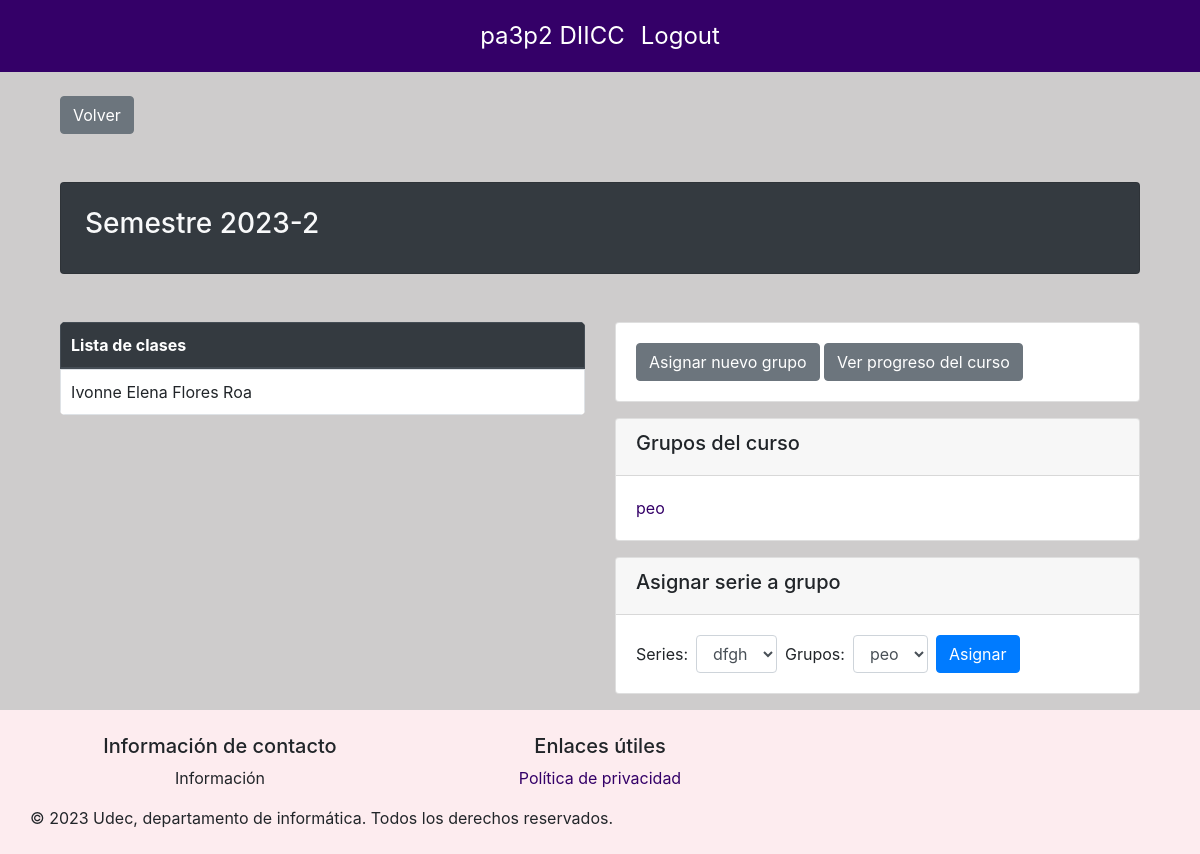
The app's page /dashDocente/1/detalleCurso/1 (signed in) with its own data.
### basedatos/modelos.py (models this page shows, shortened)
class Curso(db.Model):
    id = db.Column(db.Integer, primary_key=True)
    nombre = db.Column(db.String(100), nullable=False, unique=True)
    activa = db.Column(db.Boolean(), nullable=False, default=True)
    estudiantes = db.relationship('Estudiante', secondary=inscripciones, back_populates='cursos')
    grupos = db.relationship('Grupo', order_by=Grupo.id, back_populates='curso')

class Estudiante(db.Model):
    id = db.Column(db.Integer, primary_key=True)
    matricula = db.Column(db.String(50), nullable=False)
    nombres = db.Column(db.String(200), nullable=False)
    apellidos = db.Column(db.String(200), nullable=False)
    correo = db.Column(db.String(50), nullable=True, unique=True)
    password = db.Column(db.String(150), nullable=False)
    carrera = db.Column(db.String(100), nullable=False)
    cursos = db.relationship('Curso', secondary=inscripciones, back_populates='estudiantes')
    grupos = db.relationship('Grupo', secondary=estudiantes_grupos, back_populates='estudiantes')
    ejercicios_asignados = db.relationship('Ejercicio_asignado', back_populates='estudiante', viewonly=True)

class Grupo(db.Model):
    id = db.Column(db.Integer, primary_key=True)
    nombre = db.Column(db.String(50), nullable=False, unique=True)
    curso = db.relationship('Curso', back_populates='grupos')
    estudiantes = db.relationship('Estudiante', secondary=estudiantes_grupos, back_populates='grupos')
    id_curso = db.Column(db.Integer, db.ForeignKey('curso.id'))

### main.py (the view, shortened to what this page needs)
@app.route('/dashDocente/<int:supervisor_id>/detalleCurso/<int:curso_id>', methods=['GET','POST'])
@login_required
def detallesCurso(supervisor_id, curso_id):
    curso_actual=Curso.query.get(curso_id)
    grupos=Grupo.query.filter_by(id_curso=curso_id).all()
    series=Serie.query.all()
    estudiantes_curso = Estudiante.query.filter(Estudiante.cursos.any(id=curso_id)).all()
    return(render_template('detallesCurso.html', supervisor_id=supervisor_id, curso=curso_actual, grupos=grupos, estudiantes_curso=estudiantes_curso, series=series))

### basedatos/modelos.py (called while the page is built)
    @property
    def is_authenticated(self):
        return True

### main.py (called while the page is built)
@login_manager.user_loader
def load_user(user_id):
    if user_id.startswith("e"):
        user = db.session.get(Estudiante, int(user_id[1:]))
    elif user_id.startswith("s"):
        user = db.session.get(Supervisor, int(user_id[1:]))
    else:
        return None
    return user

### templates/detallesCurso.html (shortened to what this page needs)
{% extends 'layout.html' %}
{% block content %}
<div class="container mt-5">
  <br>
  <a href="{{ url_for('dashDocente', supervisor_id=supervisor_id) }}" class="btn btn-secondary">Volver</a>
</div>
<div class="container mt-5">
  <div class="card text-light bg-dark p-4 rounded mb-4 no-hover-effect">
    <h3>{{curso.nombre}}</h3>
  </div>
</div>
<div class="container mt-5">
  <div class="row">
    <div class="col-md-6">
      <table class="table custom-table">
        <thead class="thead-dark">
          <tr>
            <th>Lista de clases</th>
          </tr>
        </thead>
        <tbody>
          {% for estudiante in estudiantes_curso %}
          <tr>
            <td>{{ estudiante.nombres }} {{ estudiante.apellidos }}</td>
          </tr>
          {% endfor %}
        </tbody>
      </table>
    </div>
    <div class="col-md-6">
      <div class="card mb-3">
        <div class="card-body">
          <a href="{{ url_for('asignarGrupos', supervisor_id=supervisor_id, curso_id=curso.id) }}" class="btn btn-secondary">Asignar nuevo grupo</a>
          <a href="{{ url_for('progresoCurso', supervisor_id=supervisor_id, curso_id=curso.id)}}" class="btn btn-secondary">Ver progreso del curso</a>
        </div>
      </div>
      <div class="card mb-3">
        <div class="card-header">
          <h5>Grupos del curso</h5>
        </div>
        <div class="card-body">
          {% for grupo in grupos %}
          <p class="card-text"><a class="card-text" href="{{url_for('detallesGrupo', supervisor_id=supervisor_id, curso_id=curso.id, grupo_id=grupo.id)}}"> {{grupo.nombre}}</a></p>
          {% endfor %}
        </div>
      </div>
      <div class="card mb-3">
        <div class="card-header">
          <h5>Asignar serie a grupo</h5>
        </div>
        <div class="card-body">
          <form method="post" action="{{ url_for('detallesCurso', supervisor_id=supervisor_id, curso_id=curso.id) }}" id="asignarSeries" class="form-inline">
            <div class="form-group mr-2">
                <label for="series" class="mr-2">Series:</label>
                <select name="series" id="series" class="form-control">
                    {% if series %}
                        {% for serie in series %}
                            <option value="{{ serie.id }}">{{ serie.nombre }}</option>
                        {% endfor %}
                    {% else %}
                        <option value="" disabled selected>No hay series disponibles</option>
                    {% endif %}
                </select>
            </div>
            <div class="form-group mr-2">
                <label for="grupos" class="mr-2">Grupos:</label>
                <select name="grupos" id="grupos" class="form-control">
                    {% if grupos %}
                        {% for grupo in grupos %}
                            <option value="{{ grupo.id }}">{{ grupo.nombre }}</option>
                        {% endfor %}
                    {% else %}
                        <option value="" disabled selected>No hay grupos disponibles</option>
                    {% endif %}
                </select>
            </div>
            <button type="submit" class="btn btn-primary">Asignar</button>
        </form>
        </div>
      </div>
    </div>
  </div>
</div>
{% endblock %}

### static/css/layout.css (style rules this page uses)
:root { --silver: #ceccccff; --china-rose: #9d6381ff; --lavender-blush: #fdecefff; --night: #0f110cff; --persian-indigo: #340068ff; --secondary: #6c757d; --silver-opaco: rgba(206, 204, 204, 0.5); --persian-indigo-opaco: rgba(52, 0, 104, 0.5); }
body { min-height: 100vh; display: flex; flex-direction: column; background-color: #ceccccff; }
a { color: #340068; }

### templates/detallesCurso.html (style rules this page uses)
.custom-table { border-collapse: separate; border-spacing: 0; border-radius: 5px; overflow: hidden; background-color: white; }
.custom-table th, .custom-table td { border: 1px solid #dee2e6; padding: 10px; }

### records on screen
Curso: nombre "Semestre 2023-2"
Estudiante: nombres "Ivonne Elena", apellidos "Flores Roa"
Grupo: nombre "peo"

### other values on screen
form field series "dfgh"
form field grupos "peo"
